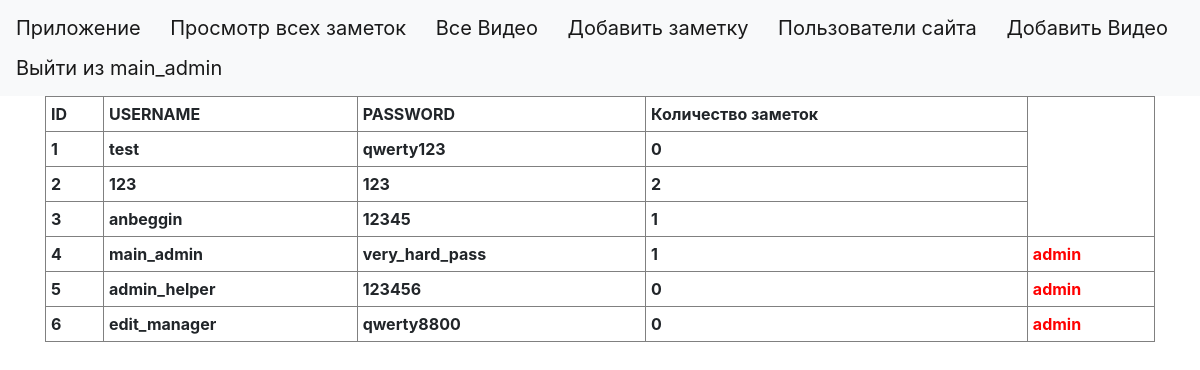
The app's page /site_users (signed in), older data.
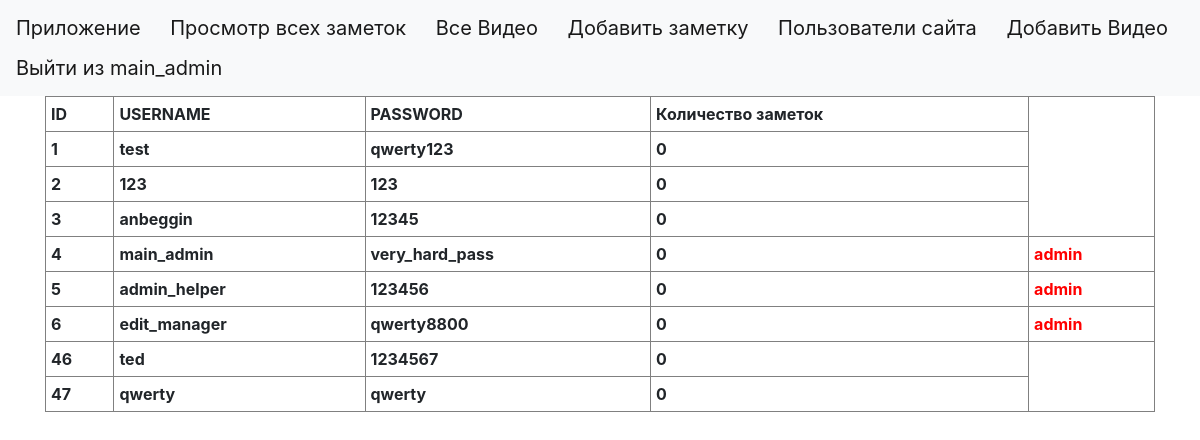
The same page, newer data.
### tables this page shows
CREATE TABLE users 
                            (id INTEGER PRIMARY KEY AUTOINCREMENT, 
                             user_name VARCHAR(50),
                             password_hash VARCHAR(128)
                             );

### main.py (the view)
@app.route('/site_users')
def site_users():
    if 'username' not in session:
        return redirect('/login')
    if session['username'] not in admins:
        return redirect('/')
    user_model = UsersModel(db.get_connection())
    num = user_model.get_all()
    all_users = []
    for i in num:
        id = i[0]
        username = i[1]
        password = i[2]
        k = user_model.count(id)
        all_users.append((id, username, password, k))
    return render_template('site_users.html', users=all_users, admins=admins, username=session['username'])

### db.py (called while the page is built)
    def get_connection(self):
        return self.conn

### users_model.py (called while the page is built)
    def get_all(self):
        cursor = self.connection.cursor()
        cursor.execute("SELECT * FROM users")
        rows = cursor.fetchall()
        return rows

    def count(self, user_id):
        cursor = self.connection.cursor()
        cursor.execute("SELECT COUNT(*) FROM news WHERE user_id = '{}'".format(user_id))
        row = cursor.fetchone()
        if not row:
            return 0
        return row[0]

### templates/site_users.html
{% extends "base.html" %}
{% block content %}
    <div>
  <table border="1" width="100%" cellpadding="5" >
       <th>ID</th>
      <th>USERNAME</th>
      <th>PASSWORD</th>
      <th>Количество заметок</th>
    {% for id, user_name, password, count in users%}
      <tr>
          <th>{{id}}</th>
          <th>{{user_name}}</th>
          <th>{{password}}</th>
          <th>{{count}}</th>
          {% if user_name in admins %}
            <th style="color:red"> admin</th>
          {% endif %}
    </tr>
    {% endfor %}
       </table>
    </div>
      {% endblock %}

### templates/base.html (shortened to what this page needs)
<!doctype html>
<html lang="en">
<head>
    <link rel="stylesheet" href="https://maxcdn.bootstrapcdn.com/bootstrap/4.0.0/css/bootstrap.min.css">
</head>
  <body>
    <header>
      <nav class="navbar navbar-light bg-light">
        <a class="navbar-brand" href="#">Приложение</a>
          {% if username in admins or show == 1 %}
                        <a class="navbar-brand" href="/">Просмотр всех заметок</a>
                        <a class="navbar-brand" href="/all_books">Все Видео</a>
                        <a class="navbar-brand" href="/add_news/none">Добавить заметку</a>
                        <a class="navbar-brand" href="/site_users">Пользователи сайта</a>
                        <a class="navbar-brand" href="/upload">Добавить Видео</a>
          {% else %}
                {% if "username" in session %}
                        <a class="navbar-brand" href="/">Просмотр своих заметок</a>
                         <a class="navbar-brand" href="/all_books">Все книги</a>
                        <a class="navbar-brand" href="/add_news/none">Добавить заметку</a>
                {% endif %}
          {% endif %}
            {% if "username" in session %}
                         <a class="navbar-brand" href="/logout">Выйти из {{session['username']}}</a>
           {% endif %}
      </nav>
    </header>
    <main role="main" class="container">
        {% block content %}{% endblock %}
    </main>
  </body>
</html>

Row changes from the older to the newer data that the page shows:
computed for users "main_admin": count "1" → "0"
computed for users id 2: id "2" → "0"
computed for users "anbeggin": count "1" → "0"
added users: id "46", user_name "ted", password_hash "1234567", count "0"
added users: id "47", user_name "qwerty", password_hash "qwerty", count "0"
